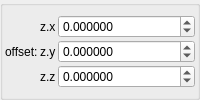
    <widget class="QGroupBox" name="groupBox_6">
     <property name="title">
      <string/>
     </property>
     <layout class="QVBoxLayout" name="verticalLayout_8" stretch="0">
      <property name="spacing">
       <number>2</number>
      </property>
      <property name="leftMargin">
       <number>2</number>
      </property>
      <property name="topMargin">
       <number>2</number>
      </property>
      <property name="rightMargin">
       <number>2</number>
      </property>
      <property name="bottomMargin">
       <number>2</number>
      </property>
      <item>
       <layout class="QGridLayout" name="gridLayout_3" columnstretch="0,0,1">
        <property name="spacing">
         <number>2</number>
        </property>
        <item row="5" column="2">
         <widget class="MyDoubleSpinBox" name="spinbox3_transf_offset_001_z">
          <property name="sizePolicy">
           <sizepolicy hsizetype="Minimum" vsizetype="Maximum">
            <horstretch>0</horstretch>
            <verstretch>0</verstretch>
           </sizepolicy>
          </property>
          <property name="prefix">
           <string/>
          </property>
          <property name="suffix">
           <string/>
          </property>
          <property name="decimals">
           <number>6</number>
          </property>
          <property name="minimum">
           <double>-99.989999999999995</double>
          </property>
          <property name="maximum">
           <double>99.989999999999995</double>
          </property>
          <property name="singleStep">
           <double>0.100000000000000</double>
          </property>
         </widget>
        </item>
        <item row="4" column="1">
         <widget class="QLabel" name="label_127">
          <property name="text">
           <string notr="true">z.y</string>
          </property>
         </widget>
        </item>
        <item row="3" column="2">
         <widget class="MyDoubleSpinBox" name="spinbox3_transf_offset_001_x">
          <property name="sizePolicy">
           <sizepolicy hsizetype="Minimum" vsizetype="Maximum">
            <horstretch>0</horstretch>
            <verstretch>0</verstretch>
           </sizepolicy>
          </property>
          <property name="prefix">
           <string/>
          </property>
          <property name="suffix">
           <string/>
          </property>
          <property name="decimals">
           <number>6</number>
          </property>
          <property name="minimum">
           <double>-99.989999999999995</double>
          </property>
          <property name="maximum">
           <double>99.989999999999995</double>
          </property>
          <property name="singleStep">
           <double>0.100000000000000</double>
          </property>
         </widget>
        </item>
        <item row="3" column="1">
         <widget class="QLabel" name="label_128">
          <property name="text">
           <string notr="true">z.x</string>
          </property>
         </widget>
        </item>
        <item row="5" column="1">
         <widget class="QLabel" name="label_129">
          <property name="text">
           <string notr="true">z.z</string>
          </property>
         </widget>
        </item>
        <item row="4" column="2">
         <widget class="MyDoubleSpinBox" name="spinbox3_transf_offset_001_y">
          <property name="sizePolicy">
           <sizepolicy hsizetype="Minimum" vsizetype="Maximum">
            <horstretch>0</horstretch>
            <verstretch>0</verstretch>
           </sizepolicy>
          </property>
          <property name="prefix">
           <string/>
          </property>
          <property name="suffix">
           <string/>
          </property>
          <property name="decimals">
           <number>6</number>
          </property>
          <property name="minimum">
           <double>-99.989999999999995</double>
          </property>
          <property name="maximum">
           <double>99.989999999999995</double>
          </property>
          <property name="singleStep">
           <double>0.100000000000000</double>
          </property>
         </widget>
        </item>
        <item row="3" column="0" rowspan="3">
         <widget class="QLabel" name="label_110">
          <property name="text">
           <string>offset:</string>
          </property>
         </widget>
        </item>
       </layout>
      </item>
     </layout>
    </widget>
